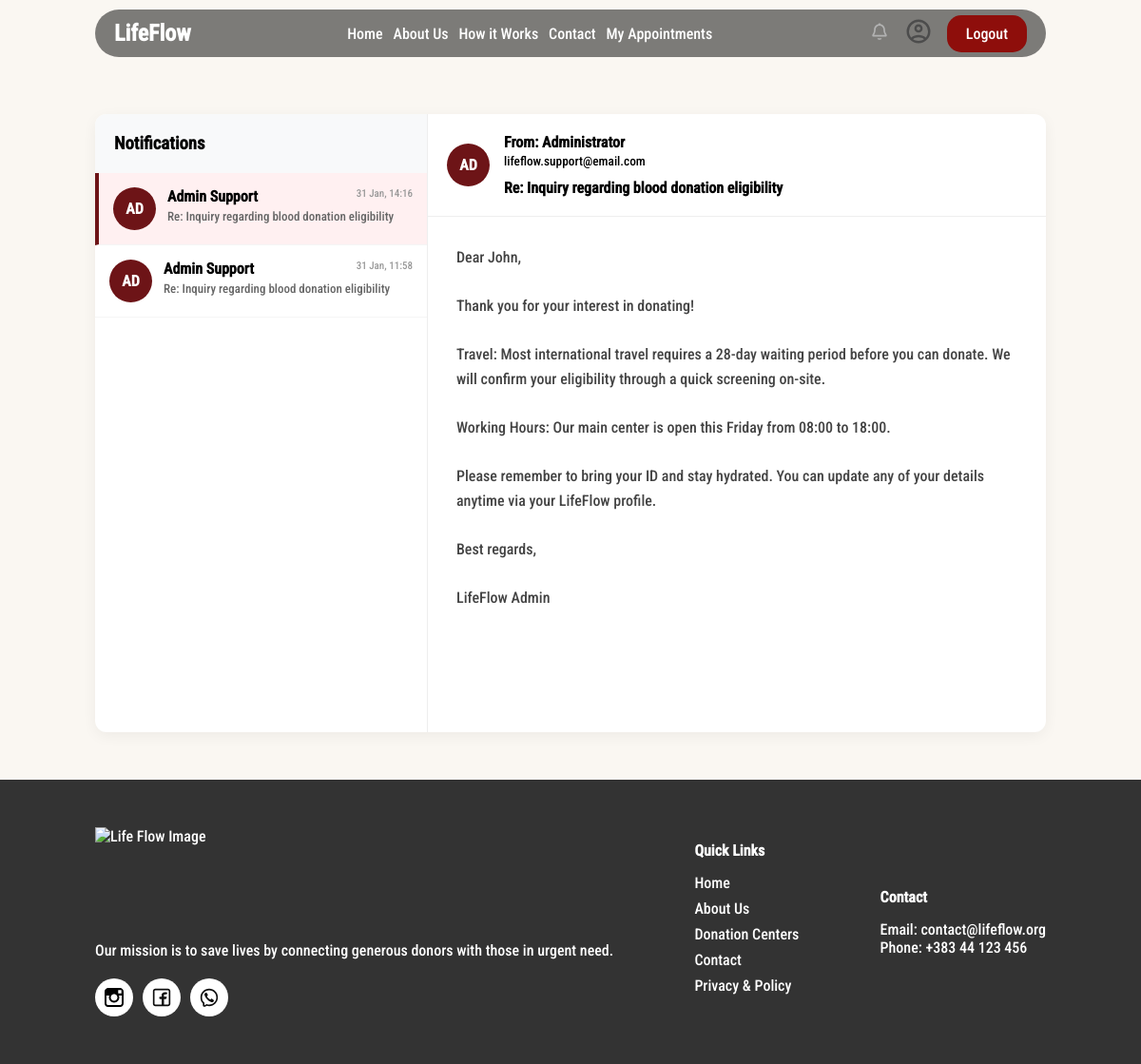
The app's page /pages/notificationsPage/notificationsPage.php?notif_id=6 (signed in) with its own data.
### tables this page shows
CREATE TABLE `messages` (
  `id` int(11) NOT NULL,
  `sender_id` int(11) NOT NULL,
  `receiver_id` int(11) DEFAULT NULL,
  `message_text` text NOT NULL,
  `subject` varchar(255) NOT NULL,
  `is_read` tinyint(1) DEFAULT 0,
  `created_at` timestamp NOT NULL DEFAULT current_timestamp()
);

### config.php (called while the page is built)
<?php
class Database {
    private $host = 'localhost';
    private $dbname = 'blood_bank_management_system';
    private $username = 'root';
    private $password = '';
    private $conn;
    public function __construct() {
        try {
            $dsn = "mysql:host={$this->host};dbname={$this->dbname}";
            $this->conn = new PDO($dsn, $this->username, $this->password);
            $this->conn->setAttribute(PDO::ATTR_ERRMODE, PDO::ERRMODE_EXCEPTION);
        } catch(PDOException $e) {
            die("Connection failed: " . $e->getMessage());
        }
    }
    public function getConnection(): PDO {
        return $this->conn;
    }
}
?>

### crud/messages/messagesLogic.php (called while the page is built, shortened)
<?php
class Message {
    private $conn;
    private $table = "messages";
    public function __construct($db) {
        $this->conn = $db;
    }
    public function getMessageById($id) {
    $sql = "SELECT m.id, m.sender_id, m.receiver_id, m.subject, m.message_text, m.is_read, m.created_at,
                   d.first_name, d.last_name, u.email
            FROM messages m
            INNER JOIN users u ON m.sender_id = u.id
            LEFT JOIN donors d ON u.id = d.id
            WHERE m.id = :id";
    $stmt = $this->conn->prepare($sql);
    $stmt->bindParam(':id', $id, PDO::PARAM_INT);
    $stmt->execute();
    return $stmt->fetch(PDO::FETCH_ASSOC);
}
public function getMessagesByReceiverId($userId) {
    $sql = "SELECT * FROM {$this->table} WHERE receiver_id = :userId ORDER BY created_at DESC";
    $stmt = $this->conn->prepare($sql);
    $stmt->bindParam(':userId', $userId, PDO::PARAM_INT);
    $stmt->execute();
    return $stmt->fetchAll(PDO::FETCH_ASSOC);
}
}
?>

### pages/notificationsPage/notificationsPage.php (the view, shortened to what this page needs)
<?php
include_once "../../config.php";
include_once "../../crud/messages/messagesLogic.php";
$db = new Database();
$messageObj = new Message($db->getConnection());
$userId = $_SESSION['user_id'];
$messages = $messageObj->getMessagesByReceiverId($userId);
$selectedId = $_GET['notif_id'] ?? null;
$currentMsg = null;
if ($selectedId) {
    $currentMsg = $messageObj->getMessageById($selectedId);
}
?>
<!DOCTYPE html>
<html lang="en">
<head>
    <link rel="stylesheet" href="../../dashboard/assets/css/messages.css?v=<?php echo time(); ?>" />
    <link rel="stylesheet" href="../../components/globalCSS/globalCSS.css" />
        <link rel="stylesheet" href="notificationsPage.css?v=<?php echo time(); ?>" />
    <link rel="stylesheet" href="../../components/header/header.css?v=<?php echo time(); ?>" />
     <link rel="stylesheet" href="../../components/footer/footer.css?v=<?php echo time(); ?>" />
</head>
<body>
    <section class="notifSection" >
      <?php include "../../components/header/header.php";?>
        <div class="messagesContainer">
            <div class="messagesSidebar">
                <div class="sidebarHeader">
                    <h3>Notifications</h3>
                </div>
                <div class="messageList">
                    <?php if ($messages): foreach($messages as $msg): ?>
                        <div class="messageItem <?= ($selectedId == $msg['id']) ? 'active' : '' ?> <?= ($msg['is_read'] == 0) ? 'unread' : '' ?>"
                             onclick="window.location.href='notificationsPage.php?notif_id=<?= $msg['id'] ?>'">
                            <div class="msgUserImg">AD</div> <div class="msgPreview">
                                <div class="msgHeader">
                                    <strong>Admin Support</strong>
                                    <span class="msgTime"><?= date('d M, H:i', strtotime($msg['created_at'])) ?></span>
                                </div>
                                <p><?= htmlspecialchars($msg['subject']) ?></p>
                            </div>
                        </div>
                    <?php endforeach; else: ?>
                        <p style="padding: 20px;">No notifications yet.</p>
                    <?php endif; ?>
                </div>
            </div>
            <div class="messageContent">
                <?php if ($currentMsg): ?>
                    <div class="contentHeader">
                        <div class="userInfo">
                            <div class="msgUserImg">AD</div>
                            <div>
                                <h4>From: Administrator</h4>
                                <small>lifeflow.support@email.com</small>
                                <p style="margin-top: 10px; font-weight: bold;"><?= htmlspecialchars($currentMsg['subject']) ?></p>
                            </div>
                        </div>
                    </div>
                    <div class="msgBody">
                        <p><?= nl2br(htmlspecialchars($currentMsg['message_text'])) ?></p>
                    </div>
                <?php else: ?>
                    <div style="padding: 40px; text-align: center;">
                        <h3>Select a notification to read</h3>
                    </div>
                <?php endif; ?>
            </div>
        </div>
    </section>
    <custom-footer></custom-footer>
</body>
</html>

### dashboard/assets/css/messages.css (style rules this page uses)
.messagesContainer { display: flex; background: white; height: calc(100vh - 150px); border-radius: 12px; box-shadow: 0 4px 15px rgba(0, 0, 0, 0.05); overflow: hidden; }
.messagesSidebar { width: 350px; border-right: 1px solid #eee; display: flex; flex-direction: column; }
.sidebarHeader { padding: 20px; display: flex; justify-content: space-between; align-items: center; background: #f8f9fa; }
.messageList { overflow-y: auto; flex: 1; }
.messageItem { display: flex; padding: 15px; gap: 12px; cursor: pointer; border-bottom: 1px solid #f5f5f5; transition: 0.2s; }
.messageItem.active { background: #fff0f1; border-left: 4px solid #6d1417; }
.msgUserImg { width: 45px; height: 45px; background: #6d1417; color: white; border-radius: 50%; display: flex; align-items: center; justify-content: center; font-weight: bold; flex-shrink: 0; }
.msgPreview { overflow: hidden; width: 100%; }
.msgHeader { display: flex; justify-content: space-between; margin-bottom: 4px; }
.msgTime { font-size: 11px; color: #999; }
.msgPreview p { font-size: 13px; color: #666; white-space: nowrap; overflow: hidden; text-overflow: ellipsis; }
.messageContent { flex: 1; display: flex; flex-direction: column; }
.contentHeader { padding: 20px; border-bottom: 1px solid #eee; display: flex; justify-content: space-between; align-items: center; }
.userInfo { display: flex; gap: 15px; align-items: center; }
.msgBody { padding: 30px; line-height: 1.6; color: #444; }

### components/globalCSS/globalCSS.css (style rules this page uses)
* { margin: 0; padding: 0; box-sizing: border-box; font-family: Roboto; }
html { --padding-inline: 100px; --max-width: 1400px; }

### pages/notificationsPage/notificationsPage.css (style rules this page uses)
.notifSection { background: #faf7f2; padding-inline: var(--padding-inline); max-width: var(--max-width); margin: auto; display: flex; flex-direction: column; gap: 50px; padding-bottom: 50px; }

### records on screen
messages: created_at "31 Jan, 14:16", subject "Re: Inquiry regarding blood donation eligibility", message_text "Dear John, Thank you for your interest in donating! Travel: Most international travel requires a 28-day waiting period before you can donate. We will confirm your eligibility through a quick screening on-site. Working Hours: Our main center is open this Friday from 08:00 to 18:00. Please remember to bring your ID and stay hydrated. You can update any of your details anytime via your LifeFlow profile. Best regards, LifeFlow Admin"
messages: created_at "31 Jan, 11:58", subject "Re: Inquiry regarding blood donation eligibility"
